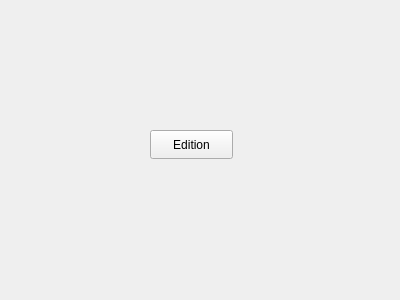
<?xml version="1.0" encoding="UTF-8"?>
<ui version="4.0">
 <class>EditionArea</class>
 <widget class="QWidget" name="EditionArea">
  <property name="geometry">
   <rect>
    <x>0</x>
    <y>0</y>
    <width>400</width>
    <height>300</height>
   </rect>
  </property>
  <property name="windowTitle">
   <string>Form</string>
  </property>
  <widget class="QPushButton" name="pushButton">
   <property name="geometry">
    <rect>
     <x>150</x>
     <y>130</y>
     <width>83</width>
     <height>29</height>
    </rect>
   </property>
   <property name="text">
    <string>Edition</string>
   </property>
  </widget>
 </widget>
 <resources/>
 <connections/>
</ui>
